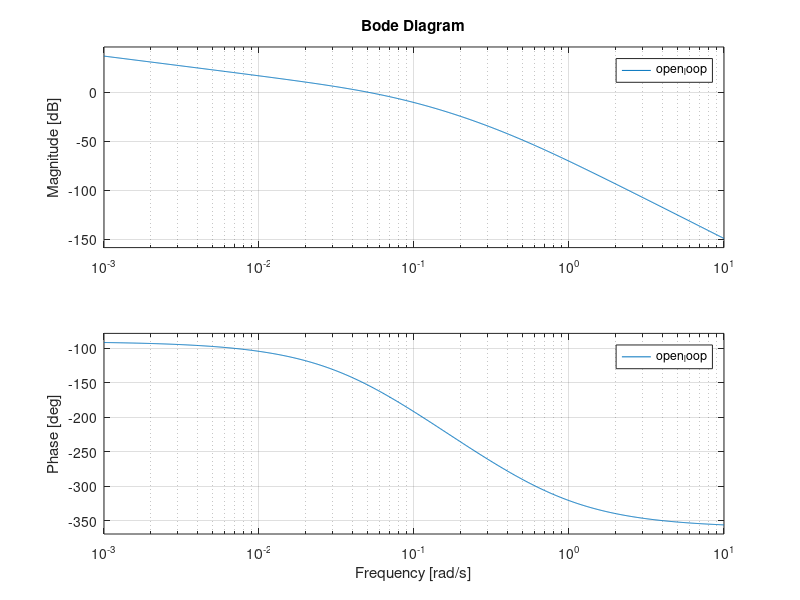

MATLAB code for this plot: (Note: this script raises an error after producing the figure.)
 %% Entering transfer function
 Ts = 17.0;
 K = 0.07;
 Tr = 2;
 Tos = 6;
 P = tf(K, [Ts 1 0]);
 R0 = tf(1, [Tr 0]);
 R = feedback(R0,1); % unit negative feedback
 G = P*R % actuator + plant
 step(G) % step response actuator input - plant output
 tf_sensor = tf(1, [Tos 1]);
 open_loop = G*tf_sensor
 %% Open loop analysis
 bode(open_loop)
 %% Designing a compensator in sisotool
 % It's possible to see Bode plots of closed and open loop systems; and
 % atep reponse at the same time, tweaking the controller
 sisotool %single input single output tool
 %% PD-controller
 Tv = 1;
 PD  = 1 + tf([Ts 0],[Tv 1]);
 %% Closed loop system (use PD_controller designed in sisotool)
 W = feedback(PDsisotool*G, tf_sensor)
 W = minreal(W)
 %% Transfer function input - controller outputinreal(C/ (1 + C*G*H))
 Wu = minreal(PDsisotool/ (1 + PDsisotool*G*tf_sensor))
 step(Wu)